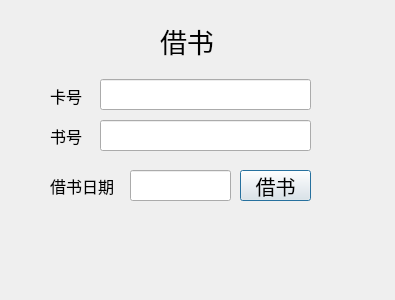
<?xml version="1.0" encoding="UTF-8"?>
<ui version="4.0">
 <class>Borrowbook</class>
 <widget class="QDialog" name="Borrowbook">
  <property name="geometry">
   <rect>
    <x>0</x>
    <y>0</y>
    <width>395</width>
    <height>300</height>
   </rect>
  </property>
  <property name="windowTitle">
   <string>Dialog</string>
  </property>
  <widget class="QLabel" name="label_2">
   <property name="geometry">
    <rect>
     <x>50</x>
     <y>80</y>
     <width>81</width>
     <height>31</height>
    </rect>
   </property>
   <property name="font">
    <font>
     <family>汉仪劲楷简</family>
     <pointsize>12</pointsize>
    </font>
   </property>
   <property name="text">
    <string>卡号</string>
   </property>
  </widget>
  <widget class="QLineEdit" name="text_date">
   <property name="geometry">
    <rect>
     <x>130</x>
     <y>170</y>
     <width>101</width>
     <height>31</height>
    </rect>
   </property>
   <property name="font">
    <font>
     <family>楷体</family>
     <pointsize>10</pointsize>
    </font>
   </property>
  </widget>
  <widget class="QLabel" name="label">
   <property name="geometry">
    <rect>
     <x>160</x>
     <y>10</y>
     <width>141</width>
     <height>61</height>
    </rect>
   </property>
   <property name="font">
    <font>
     <family>汉仪劲楷简</family>
     <pointsize>20</pointsize>
    </font>
   </property>
   <property name="text">
    <string>借书</string>
   </property>
  </widget>
  <widget class="QLabel" name="label_3">
   <property name="geometry">
    <rect>
     <x>50</x>
     <y>120</y>
     <width>81</width>
     <height>31</height>
    </rect>
   </property>
   <property name="font">
    <font>
     <family>汉仪劲楷简</family>
     <pointsize>12</pointsize>
    </font>
   </property>
   <property name="text">
    <string>书号</string>
   </property>
  </widget>
  <widget class="QLineEdit" name="text_cno">
   <property name="geometry">
    <rect>
     <x>100</x>
     <y>79</y>
     <width>211</width>
     <height>31</height>
    </rect>
   </property>
   <property name="font">
    <font>
     <family>楷体</family>
     <pointsize>10</pointsize>
    </font>
   </property>
  </widget>
  <widget class="QLineEdit" name="text_bno">
   <property name="geometry">
    <rect>
     <x>100</x>
     <y>120</y>
     <width>211</width>
     <height>31</height>
    </rect>
   </property>
   <property name="font">
    <font>
     <family>楷体</family>
     <pointsize>10</pointsize>
    </font>
   </property>
  </widget>
  <widget class="QLabel" name="label_info">
   <property name="geometry">
    <rect>
     <x>40</x>
     <y>220</y>
     <width>301</width>
     <height>31</height>
    </rect>
   </property>
   <property name="font">
    <font>
     <family>汉仪劲楷简</family>
     <pointsize>12</pointsize>
    </font>
   </property>
   <property name="text">
    <string/>
   </property>
  </widget>
  <widget class="QPushButton" name="btn_borrow">
   <property name="geometry">
    <rect>
     <x>240</x>
     <y>170</y>
     <width>71</width>
     <height>31</height>
    </rect>
   </property>
   <property name="font">
    <font>
     <family>汉仪劲楷简</family>
     <pointsize>15</pointsize>
    </font>
   </property>
   <property name="text">
    <string>借书</string>
   </property>
  </widget>
  <widget class="QLabel" name="label_4">
   <property name="geometry">
    <rect>
     <x>50</x>
     <y>170</y>
     <width>81</width>
     <height>31</height>
    </rect>
   </property>
   <property name="font">
    <font>
     <family>汉仪劲楷简</family>
     <pointsize>12</pointsize>
    </font>
   </property>
   <property name="text">
    <string>借书日期</string>
   </property>
  </widget>
 </widget>
 <resources/>
 <connections/>
</ui>
